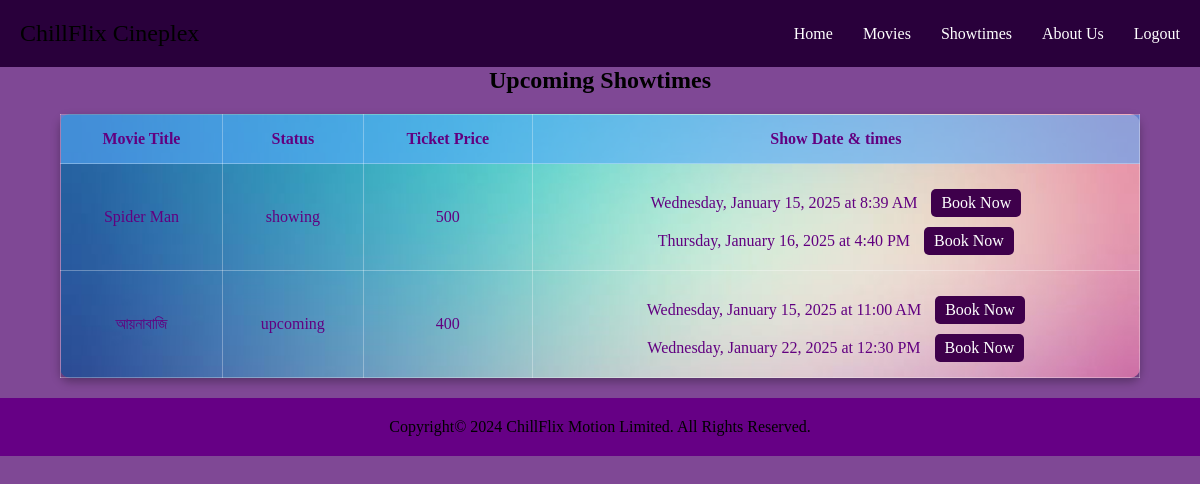
The app's page /frontend/showtime.php with its own data.
### tables this page shows
CREATE TABLE `movie_list` (
  `id` int(11) NOT NULL,
  `name` varchar(250) NOT NULL,
  `show_status` varchar(250) NOT NULL,
  `poster_path` varchar(250) NOT NULL,
  `ticket_price` int(11) NOT NULL,
  `status` tinyint(1) NOT NULL DEFAULT 1
);

CREATE TABLE `movie_show_date_time` (
  `id` int(11) NOT NULL,
  `movie_id` int(11) NOT NULL,
  `show_date_time` varchar(250) NOT NULL,
  `status` tinyint(1) NOT NULL DEFAULT 1
);

### frontend/showtime.php (the view, shortened to what this page needs)
<?php
    require 'database_connection.php';
    $movies = null;
    if (isset($_GET['movie_id'])) {
        $movieId = $_GET['movie_id'];
        $movies = "SELECT *
                FROM movie_list m
                WHERE m.status = 1 and id = $movieId
                ORDER BY m.name";
    }else{
        $movies = "SELECT *
                FROM movie_list m
                WHERE m.status = 1
                ORDER BY m.name";
    }
    $result = $conn->query($movies);
?>
<!DOCTYPE html>
<html lang="en">
<head>
    <link rel="stylesheet" href="style.css" />
</head>
<body class="showtime">
    <header>
        <div class="logo">ChillFlix Cineplex</div>
        <nav>
            <ul>
                <li><a href="index.php">Home</a></li>
                <li><a href="movies.php">Movies</a></li>
                <li><a href="showtime.php">Showtimes</a></li>
                <li><a href="about.php">About Us</a></li>
                <li><a href="logout.php" id="logoutButton">Logout</a></li>
            </ul>
        </nav>
    </header>
    <section class="showtime">
        <h2>Upcoming Showtimes</h2>
        <table>
            <thead>
                <tr>
                    <th>Movie Title</th>
                    <th>Status</th>
                    <th>Ticket Price</th>
                    <th>Show Date & times</th>
                </tr>
            </thead>
            <tbody>
                <?php
                    while ($row = $result->fetch_assoc()) {
                        echo "<tr>";
                        echo "<td>".$row['name']."</td>";
                        echo "<td>".$row['show_status']."</td>";
                        echo "<td>".$row['ticket_price']."</td>";
                        $movieId = $row['id'];
                        $movie_name = $row['name'];
                        $movie_date_time_list = "SELECT id, show_date_time FROM movie_show_date_time
                                                    WHERE status = 1 AND movie_id = $movieId";
                        $movie_date_time_list_result = $conn->query($movie_date_time_list);
                        echo "<td>";
                        while ($showtime = $movie_date_time_list_result->fetch_assoc()) {
                            $datetime = new DateTime($showtime['show_date_time']);
                            $formattedDateTime = $datetime->format('l, F j, Y \a\t g:i A');
                            echo  $formattedDateTime." <a href='new_booking.php?movie_name=$movie_name&&show_time=$formattedDateTime' class='book-button'>Book Now</a><br />";
                        }
                        echo "</td>";
                        echo "</tr>";
                    }
                ?>
            </tbody>
        </table>
    </section>
    <footer>
        <p>Copyright© 2024 ChillFlix Motion Limited. All Rights Reserved.</p>
    </footer>
</body>
</html>

### frontend/style.css (style rules this page uses)
* { box-sizing: border-box; margin: 0; padding: 0; }
header { background-color: #29003b; display: flex; justify-content: space-between; align-items: center; padding: 20px; flex-wrap: wrap; }
.logo { font-size: 24px; }
nav ul { list-style: none; display: flex; gap: 30px; flex-wrap: wrap; }
nav ul li a { color: #fff; text-decoration: none; }
footer { text-align: center; padding: 20px; background-color: #660085; }
body.showtime { background-color: #530970bd; }
.showtime table { width: 90%; margin: 20px auto; border-collapse: collapse; background-image: url('images/desktop-wallpaper-blur-blue-blur.jpg'); background-size: cover; background-repeat: no-repeat; background-position: center; background-color: rgba(255, 255, 255, 0); color: #620080; border-radius: 10px; box-shadow: 0 4px 10px rgba(0, 0, 0, 0.3); }
.showtime th, .showtime td { padding: 15px; text-align: center; border: 1px solid rgba(255, 255, 255, 0.3); }
.showtime th { background-color: rgba(85, 171, 252, 0.6); font-weight: bold; }
.book-button { display: inline-block; margin-left: 10px; margin-top: 10px; padding: 5px 10px; background-color: #3e004b; color: white; text-decoration: none; border-radius: 5px; transition: background-color 0.3s; }
* { box-sizing: border-box; }
h2 { text-align: center; margin-bottom: 20px; }
a { color: #ff4081; text-decoration: none; }

### records on screen
movie_list: name "Spider Man", show_status "showing", ticket_price "500"
movie_show_date_time: show_date_time "Wednesday, January 15, 2025 at 8:39 AM"
movie_show_date_time: show_date_time "Thursday, January 16, 2025 at 4:40 PM"
movie_list: name "আয়নাবাজি", show_status "upcoming", ticket_price "400"
movie_show_date_time: show_date_time "Wednesday, January 15, 2025 at 11:00 AM"
movie_show_date_time: show_date_time "Wednesday, January 22, 2025 at 12:30 PM"
